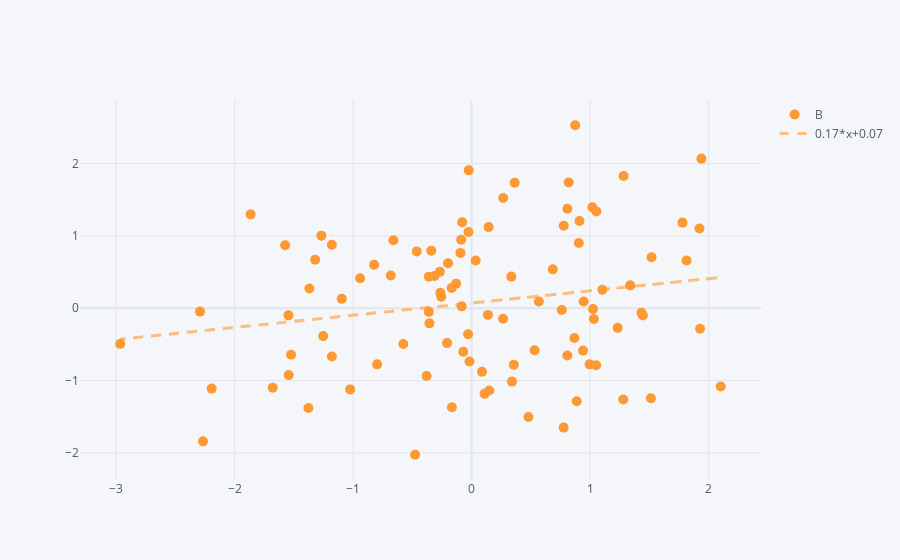

Source (notebook cell):
### Markdown cell above
## Scatter

### Code cell
df.iplot(kind='scatter',x='A',y='B',mode='markers',size=10,bestfit=True)
